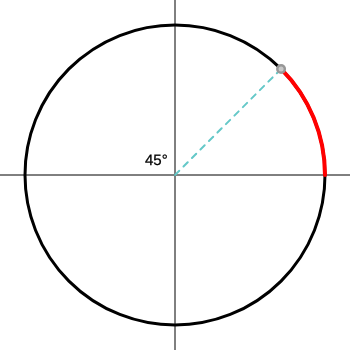
Frame 1 (no input)
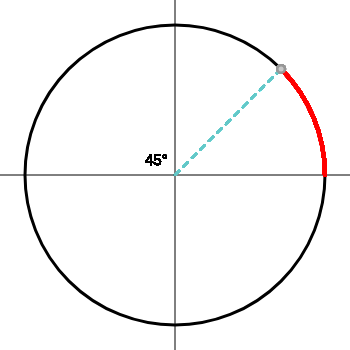
Frame 60 (no input)
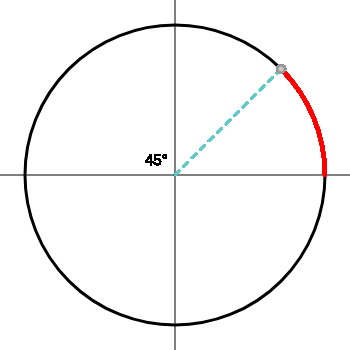
Frame 120 (the mouse pressed at the canvas centre since frame 60)

The p5.js sketch that drew these frames (run headless with seeded random() and noise() and a simulated clock; from frame 60 on, the mouse is pressed at the canvas centre):

// p5.js sketch
// ── sketch.js
function setup() {
	width = 350;
	height = 350;
	createCanvas(width, height);

	r = 300;
	rad = HALF_PI / 2;
	ang = degrees(rad);
	rad *= -1;
	ang *= -1;

	angleMode(RADIANS);

	translate(width / 2, height / 2);
	stroke(0);

	strokeWeight(3);
	ellipse(0, 0, r, r);

	strokeWeight(1);
	line(-width / 2, 0, width / 2, 0);
	line(0, -height / 2, 0, height / 2);
}

function draw() {
	translate(width / 2, height / 2);

	noFill();
	strokeWeight(4);
	stroke(255, 0, 0);
	arc(0, 0, r, r, rad, 0);

	noFill();
	strokeWeight(2);
	stroke(100, 200, 200);



	xi = Math.cos(rad);
	yi = Math.sin(rad);
	xr = map(xi, -1, 1, -r / 2, r / 2);
	yr = map(yi, -1, 1, -r / 2, r / 2);

	strokeWeight(2);
	dashedLine(0, 0, xr, yr, 5, 5);

	strokeWeight(10);
	stroke(151);
	point(xr, yr);
	strokeWeight(5);
	stroke(200);
	point(xr, yr);

	fill(0);
	strokeWeight(0.25);
	stroke(0);
	textSize(15);
	ang = roundUp(ang, 2);
	if (ang > -90)
		text(-ang + '°', -30, -10);
	else
		text(-ang + '°', 10, -10);
}

function dashedLine(x1, y1, x2, y2, l, g) {
	var pc = dist(x1, y1, x2, y2) / 100;
	var pcCount = 1;
	var lPercent = gPercent = 0;
	var currentPos = 0;
	var xx1 = yy1 = xx2 = yy2 = 0;

	while (int(pcCount * pc) < l) {
		pcCount++
	}
	lPercent = pcCount;
	pcCount = 1;
	while (int(pcCount * pc) < g) {
		pcCount++
	}
	gPercent = pcCount;

	lPercent = lPercent / 100;
	gPercent = gPercent / 100;
	while (currentPos < 1) {
		xx1 = lerp(x1, x2, currentPos);
		yy1 = lerp(y1, y2, currentPos);
		xx2 = lerp(x1, x2, currentPos + lPercent);
		yy2 = lerp(y1, y2, currentPos + lPercent);
		if (x1 > x2) {
			if (xx2 < x2) {
				xx2 = x2;
			}
		}
		if (x1 < x2) {
			if (xx2 > x2) {
				xx2 = x2;
			}
		}
		if (y1 > y2) {
			if (yy2 < y2) {
				yy2 = y2;
			}
		}
		if (y1 < y2) {
			if (yy2 > y2) {
				yy2 = y2;
			}
		}

		line(xx1, yy1, xx2, yy2);
		currentPos = currentPos + lPercent + gPercent;
	}
}

function roundUp(num, precision) {
	precision = Math.pow(10, precision)
	return Math.ceil(num * precision) / precision
}
